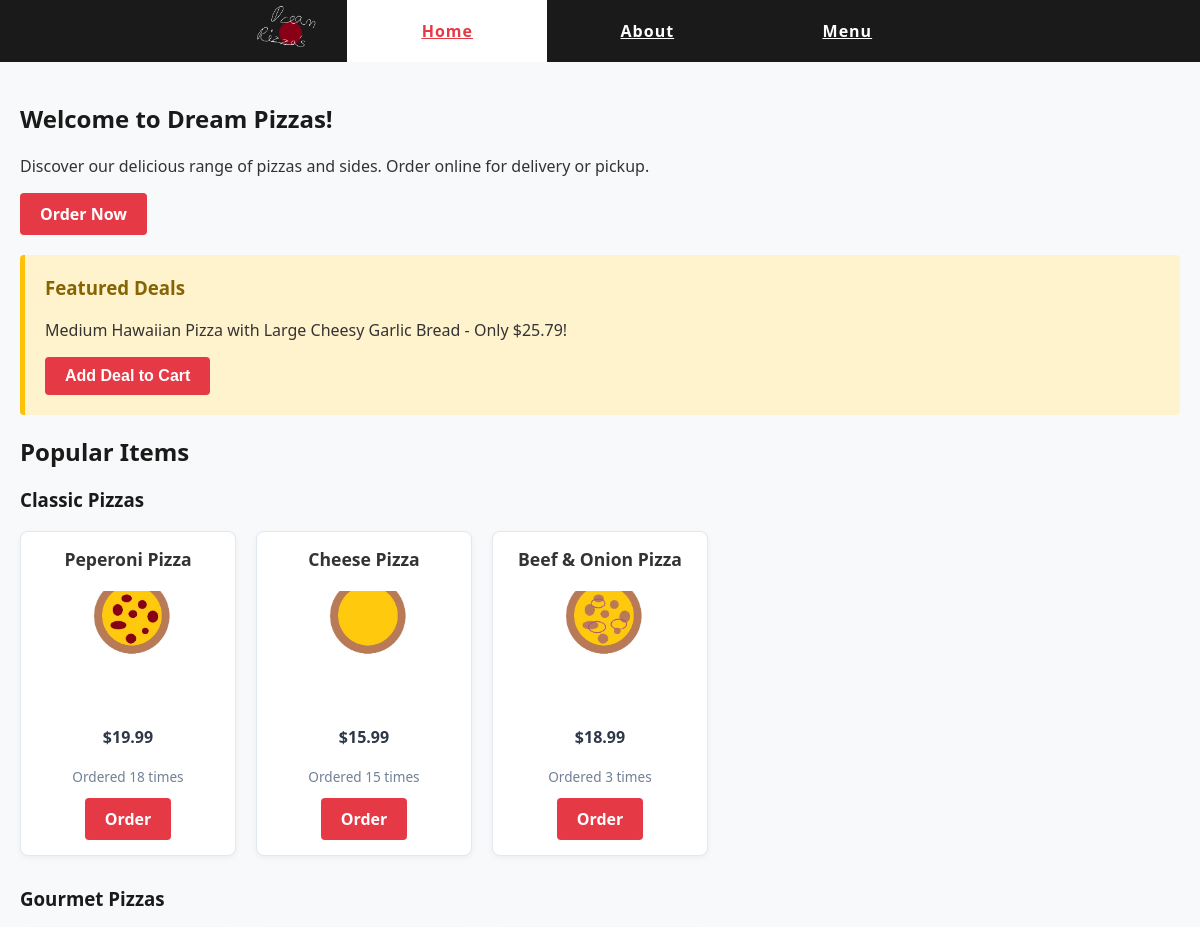
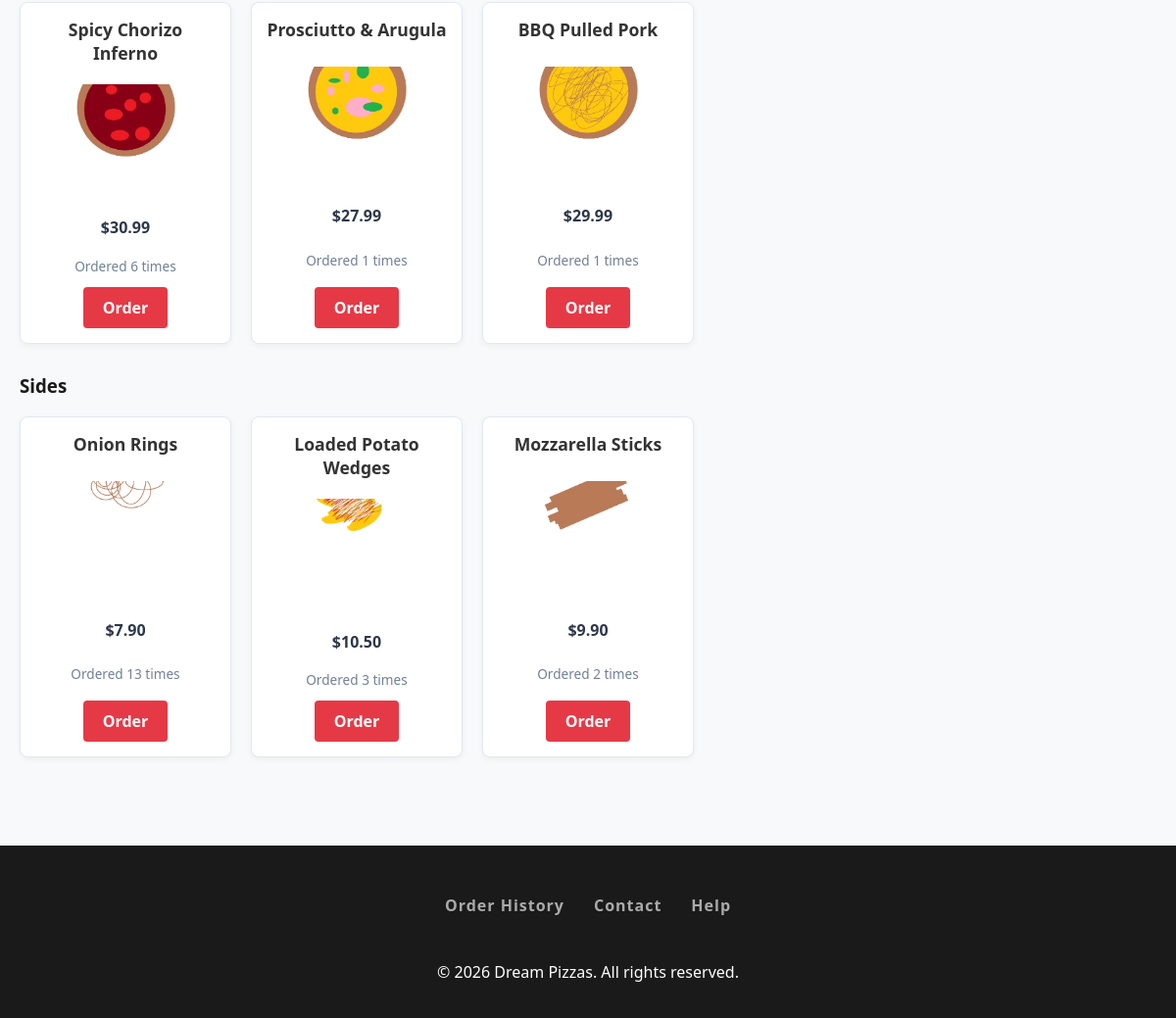
The page / on the database its author committed (2 pictures, top to bottom).
### tables this page shows
CREATE TABLE order_items (
            id INTEGER PRIMARY KEY AUTOINCREMENT,
            order_id INTEGER,
            item_name TEXT,
            size TEXT,
            quantity INTEGER,
            FOREIGN KEY(order_id) REFERENCES orders(id)
        );

### app.py (the view)
@app.route('/')
def index():
    cart = session.get('cart', [])
    current_deal = get_or_create_deal()
    popular_pizzas, popular_gourmet_pizzas, popular_sides = get_popular_items()
    return render_template(
        'index.html',
        active_page='index',
        feature_deal=current_deal["pizza"],
        feature_deal_price=current_deal["price"],
        feature_pizza_size=current_deal["pizza_size"],
        feature_side_size=current_deal["side_size"],
        feature_deal_side=current_deal["side"],
        expires_at=current_deal["expires_at"],
        cart=cart,
        popular_pizzas=popular_pizzas,
        popular_gourmet_pizzas=popular_gourmet_pizzas,
        popular_sides=popular_sides
    )

### app.py (called while the page is built, shortened)
def load_data():
    try:
        with open('data/classic_pizzas.json') as f:
            classic_pizzas = json.load(f)
        with open('data/gourmet_pizzas.json') as f:
            gourmet_pizzas = json.load(f)
        with open('data/sides.json') as f:
            sides = json.load(f)
        return classic_pizzas, gourmet_pizzas, sides
    except (FileNotFoundError, json.JSONDecodeError) as e:
        print(f"Error loading data: {e}")
        return {}, {}, {}

def get_or_create_deal():
    global active_deal
    current_time = int(time.time())
    return active_deal

### templates/index.html (shortened to what this page needs)
{% extends "template.html" %}
{% block content %}
    <nav>
        <h2>Welcome to Dream Pizzas!</h2>
        <p>Discover our delicious range of pizzas and sides. Order online for delivery or pickup.</p>
        <a href="{{ url_for('menu') }}" class="home-order-btn">Order Now</a>
    </nav>
    <div class="featured-deal">
        <h3>Featured Deals</h3>
        <p>{{ feature_pizza_size }} {{ feature_deal }} with {{ feature_side_size }} {{ feature_deal_side }} - Only ${{ "%.2f"|format(feature_deal_price) }}!</p>
        <form action="{{ url_for('add_featured_deal') }}" method="POST" style="display: inline;">
            <button type="submit" class="home-order-btn">Add Deal to Cart</button>
        </form>
    </div>
    <h2>Popular Items</h2>
    <h3>Classic Pizzas</h3>
    <div class="popular-items-grid">
        {% for item in popular_pizzas %}
            <div class="popular-card">
                <h4>{{ item.name }}</h4>
                <img src="{{ url_for('static', filename='css/images/' + item.get('image', 'dream-pizza.png')) }}" alt="{{ item.name }}" class="popular-item-image">
                <p class="price">${{ "%.2f"|format(item.price) }}</p>
                <p class="order-count">Ordered {{ item.total_ordered }} times</p>
                <a href="{{ url_for('menu', item=item.name) }}" class="home-order-btn">Order</a>
            </div>
        {% endfor %}
    </div>
    <h3>Gourmet Pizzas</h3>
    <div class="popular-items-grid">
        {% for item in popular_gourmet_pizzas %}
            <div class="popular-card">
                <h4>{{ item.name }}</h4>
                <img src="{{ url_for('static', filename='css/images/' + item.get('image', 'dream-pizza.png')) }}" alt="{{ item.name }}" class="popular-item-image">
                <p class="price">${{ "%.2f"|format(item.price) }}</p>
                <p class="order-count">Ordered {{ item.total_ordered }} times</p>
                <a href="{{ url_for('menu', item=item.name) }}" class="home-order-btn">Order</a>
            </div>
        {% endfor %}
    </div>
    <h3>Sides</h3>
    <div class="popular-items-grid">
        {% for item in popular_sides %}
            <div class="popular-card">
                <h4>{{ item.name }}</h4>
                <img src="{{ url_for('static', filename='css/images/' + item.get('image', 'dream-pizza.png')) }}" alt="{{ item.name }}" class="popular-item-image">
                <p class="price">${{ "%.2f"|format(item.price) }}</p>
                <p class="order-count">Ordered {{ item.total_ordered }} times</p>
                <a href="{{ url_for('menu', item=item.name) }}" class="home-order-btn">Order</a>
            </div>
        {% endfor %}
    </div>
{% endblock %}

### static/css/style.css (style rules this page uses)
html, body { margin: 0; padding: 0; font-family: 'Segoe UI', Tahoma, Geneva, Verdana, sans-serif; height: 100%; background-color: #f8f9fa; color: #333; }
h1, h2, h3 { color: #1A1A1A; }
.popular-item-image { width: 100px; height: auto; display: block; margin: 10px 0; border-radius: 8px; }
.popular-items-grid { display: grid; grid-template-columns: repeat(auto-fill, minmax(200px, 1fr)); gap: 20px; margin-bottom: 30px; }
.popular-card { background: #ffffff; border: 1px solid #e2e8f0; border-radius: 8px; padding: 15px; text-align: center; display: flex; flex-direction: column; justify-content: space-between; align-items: center; box-shadow: 0 2px 6px rgba(0, 0, 0, 0.05); }
.popular-card h4 { margin: 0 0 10px 0; font-size: 1.1rem; }
.popular-item-image { width: 100%; max-width: 140px; height: 120px; object-fit: cover; border-radius: 6px; margin-bottom: 10px; }
.popular-card .price { font-weight: bold; color: #2d3748; margin: 5px 0; }
.popular-card .order-count { font-size: 0.85rem; color: #718096; margin-bottom: 12px; }
button, .home-order-btn { background-color: #E63946; color: white; border: none; padding: 10px 20px; cursor: pointer; border-radius: 4px; font-weight: bold; font-size: 1em; text-decoration: none; display: inline-block; transition: background-color 0.2s; }
.featured-deal { background-color: #fff3cd; border-left: 5px solid #ffc107; padding: 20px; margin: 20px 0; border-radius: 4px; }
.featured-deal h3 { margin-top: 0; color: #856404; }
img { max-width: 100%; height: auto; border-radius: 4px; }

### rows shown on the page
order_items: item_name "Hawaiian Pizza"
order_items: item_name "Cheesy Garlic Bread"
order_items: name "Beef & Onion Pizza", shows a picture, price "18.99", total_ordered "3"
order_items: name "Prosciutto & Arugula", shows a picture, price "27.99", total_ordered "1"
order_items: name "BBQ Pulled Pork", shows a picture, price "29.99", total_ordered "1"

### other values the page prints
{{ feature_pizza_size }} "Medium"
{{ feature_side_size }} "Large"
{{ "%.2f"|format(feature_deal_price) }} "25.79"
{{ item.name }} "Peperoni Pizza" "Cheese Pizza"
{{ "%.2f"|format(item.price) }} "19.99" "15.99"
{{ item.total_ordered }} "18" "15"
{{ item.name }} "Spicy Chorizo Inferno"
{{ "%.2f"|format(item.price) }} "30.99"
{{ item.total_ordered }} "6"
{{ item.name }} "Onion Rings" "Loaded Potato Wedges" "Mozzarella Sticks"
{{ "%.2f"|format(item.price) }} "7.90" "10.50" "9.90"
{{ item.total_ordered }} "13" "3" "2"
